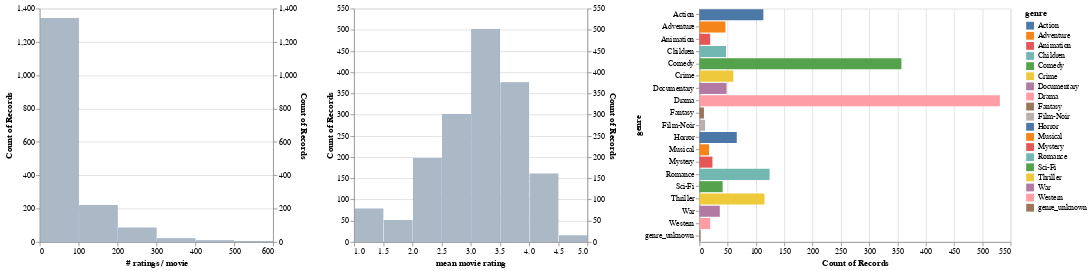

The notebook cell saved with this chart:
### Code cell
movies_ratings = movies.merge(
    ratings
    .groupby('movie_id', as_index=False)
    .agg({'rating': ['count', 'mean']})
    .flatten_cols(),
    on='movie_id')

genre_filter = alt.selection_multi(fields=['genre'])
genre_chart = alt.Chart().mark_bar().encode(
    x="count()",
    y=alt.Y('genre'),
    color=alt.condition(
        genre_filter,
        alt.Color("genre:N"),
        alt.value('lightgray'))
).properties(height=300, selection=genre_filter)

# Menampilkan visualisasi
alt.hconcat(
    filtered_hist('rating count', '# ratings / movie', genre_filter),
    filtered_hist('rating mean', 'mean movie rating', genre_filter),
    genre_chart,
    data=movies_ratings)

### Figure 1 — Vega-Lite specification as saved in the notebook (floating-point values rounded to 4 significant figures; data arrays with more than 128 entries replaced by an {"elided": "..."} marker saying what was removed)
{"config": {"view": {"continuousWidth": 400, "continuousHeight": 300}}, "hconcat": [{"layer": [{"mark": "bar", "encoding": {"x": {"bin": {"maxbins": 10}, "field": "rating count", "title": "# ratings / movie", "type": "quantitative"}, "y": {"aggregate": "count", "type": "quantitative"}}, "transform": [{"filter": {"selection": "selector002"}}], "width": 300}, {"mark": "bar", "encoding": {"color": {"value": "lightgray"}, "opacity": {"value": 0.7}, "x": {"bin": {"maxbins": 10}, "field": "rating count", "title": "# ratings / movie", "type": "quantitative"}, "y": {"aggregate": "count", "type": "quantitative"}}, "width": 300}], "resolve": {"scale": {"y": "independent"}}}, {"layer": [{"mark": "bar", "encoding": {"x": {"bin": {"maxbins": 10}, "field": "rating mean", "title": "mean movie rating", "type": "quantitative"}, "y": {"aggregate": "count", "type": "quantitative"}}, "transform": [{"filter": {"selection": "selector002"}}], "width": 300}, {"mark": "bar", "encoding": {"color": {"value": "lightgray"}, "opacity": {"value": 0.7}, "x": {"bin": {"maxbins": 10}, "field": "rating mean", "title": "mean movie rating", "type": "quantitative"}, "y": {"aggregate": "count", "type": "quantitative"}}, "width": 300}], "resolve": {"scale": {"y": "independent"}}}, {"mark": "bar", "encoding": {"color": {"condition": {"field": "genre", "type": "nominal", "selection": "selector002"}, "value": "lightgray"}, "x": {"aggregate": "count", "type": "quantitative"}, "y": {"field": "genre", "type": "nominal"}}, "height": 300, "selection": {"selector002": {"type": "multi", "fields": ["genre"]}}}], "data": {"name": "data-d264da0d06702f65995baa4fa2853e16"}, "$schema": "https://vega.github.io/schema/vega-lite/v4.17.0.json", "datasets": {"data-d264da0d06702f65995baa4fa2853e16": {"elided": "1682 records"}}}
